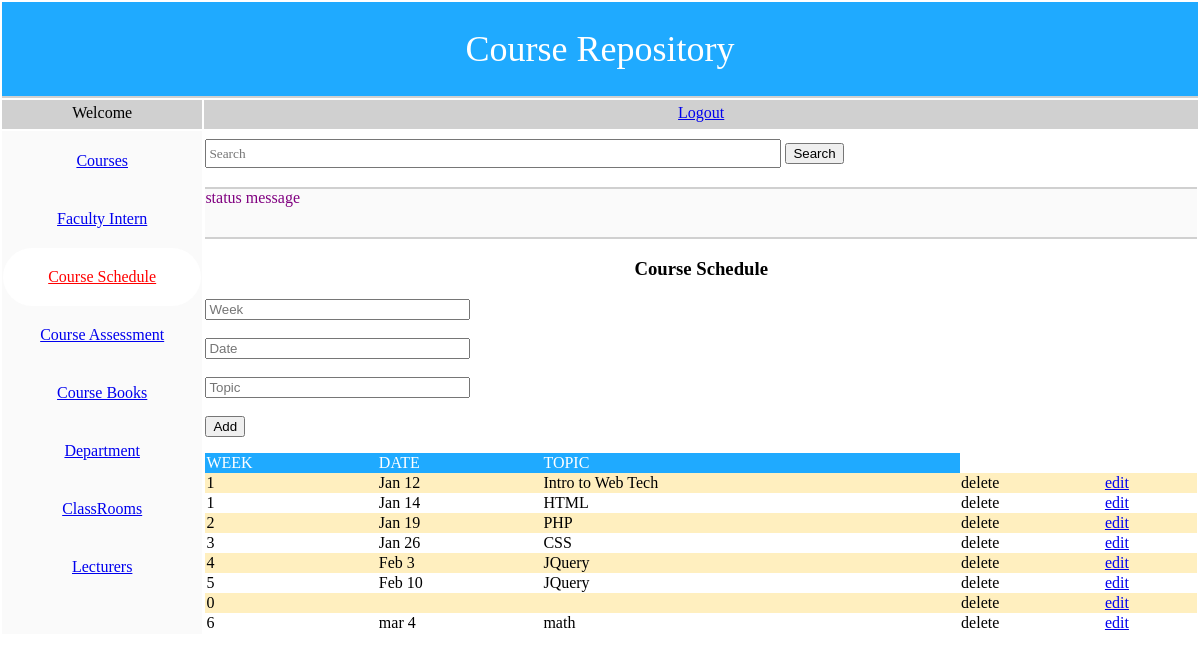
The page /manageschedule.php on the database its author committed.
### tables this page shows
CREATE TABLE IF NOT EXISTS `schedule` (
`schedule_id` int(11) NOT NULL,
  `course_id` int(11) NOT NULL,
  `week` int(11) NOT NULL,
  `date` varchar(250) NOT NULL,
  `topic` varchar(1024) NOT NULL
);

### schedule.php (called while the page is built, shortened)
<?php
include_once("adb.php");
class schedule extends adb
{
	function get_schedule() {
		$str_query = "select * from schedule";
		if(!$this->query($str_query)) {
			return false;
		}
		return $this->fetch();;
	}
}
?>

### adb.php (called while the page is built, shortened)
<?php
class adb {
    var $link;
    var $result;
    function connect() {
        $this->link = mysql_connect(DB_HOST , DB_USER, DB_PWORD);
        return true;
    }
    function fetch() {
        return mysql_fetch_assoc($this->result);
    }
    function query($str_sql) {
        $this->result = mysql_query($str_sql,$this->link);
        return true;
    }
}
?>

### manageschedule.php (the view, shortened to what this page needs)
<?php
	$username = $_SESSION['user'];
?>
<html>
	<head>
		<link rel="stylesheet" href="css/style.css">
	</head>
	<body>
		<table id= "tableBody" width="100%">
			<tr>
				<td colspan="2" id="pageheader">
					Course Repository
				</td>
			</tr>
				<tr>
                <td id = "pageheaderI"><?php echo "Welcome $username";?></td>
				<td id = "pageheaderI"><a href = "logout.php">Logout</a></td>
            </tr>
			<tr>
				<td id="mainnav">
				    <div class="menuitem">
                    <a href='viewcourse.php' >Courses</a>
                    </div>
					  <div class="menuitem"  >
                    <a href='assistantview.php'>Faculty Intern</a>
                    </div>
					 <div class="menuitem" style = "background-color: ffffff; border-radius: 1000px;">
                    <a href='manageschedule.php'  style = "color:red">Course Schedule</a>
                    </div>
					 <div class="menuitem">
                    <a href='displayassess.php'>Course Assessment</a>
                    </div>
					 <div class="menuitem">
                    <a href='books2.php'>Course Books</a>
                    </div>
					<div class="menuitem">
                    <a href='department1.php'>Department</a>
                    </div>
                    <div class="menuitem">
                    <a href='display.php'>ClassRooms</a>
                    </div>
                    <div class="menuitem">
                    <a href='viewlecturers.php'>Lecturers</a>
                    </div>
                    </td>
				<td id="content">
					<div id="divPageMenu">
					<form method="POST" action="search.php">
						<input type="text" id="txtSearch" name = "txt" placeholder = "Search"/>
						<a href ="search.php"><input type="submit" value = "Search"></a>
						</form>
					</div>
					<div id="divStatus" class="status">
						status message
					</div>
					<div id="divContent1">
						<h3 style ="text-align:center">Course Schedule</h3>
								<form method="POST" action="manageschedule.php">
			<input type="text" name="wk" size="30" placeholder = "Week"><br><br>
			<input type="text" name="dt" size="30" placeholder = "Date"><br><br>
			<input type="text" name="tp" size="30" placeholder = "Topic"><br><br>
			<input type="submit" value="Add">
			</form>
						<?php
				include("schedule.php");
				$obj = new schedule();
				$row = $obj->get_schedule();
				echo "<table id='tableExample' class='reportTable' width='100%'>";
				echo "<tr class='header'>
								<td>Week</td>
								<td>Date</td>
								<td>Topic</td>
							</tr>";
				$count = 0;
				while($row){
					if ($count%2==0){
						$rownum = 'row1';
					}else{
						$rownum = 'row2';
					}
					echo "<tr class= '$rownum'><td>{$row['week']}</td><td>{$row['date']}</td>";
					echo "<td>{$row['topic']}</td>";
					echo "<td onclick= 'deleteSched({$row['schedule_id']})'>delete</td>";
					echo "<td><a href='editschedule.php?id={$row['schedule_id']}'>edit</a></td></tr>";
					$row = $obj->fetch();
					$count++;
				}
				echo "</table>";
		?>
					</div>
	</body>
</html>

### css/style.css (style rules this page uses)
body { margin: 0px; }
.status { background-color:#fafafa; color: purple; border-bottom: solid 2px #d0d0d0; font-weight: solid; }
#mainnav .menuitem { color:black; cursor:hand; padding: 20px; }
#pageheader { height: 1in; background-color: 1faaff; font-size: 36px; color: ffffff; text-align: center; border-bottom: solid 2px #d0d0d0; }
#pageheaderI { height: 0.3in; background-color: #d0d0d0; font-size: 16px; color: 000000; text-align: center; border-bottom: solid 2px #d0d0d0; }
#mainnav { text-align: center; width:2in; vertical-align:top; background-color:#fafafa; }
#content { width:10in; vertical-align:top; background-color:#ffffff; }
#divPageMenu { height:0.5in; border-bottom: solid 2px #d0d0d0; padding-top: 0.2cm; }
#divStatus { height:0.5in; }
.reportTable { border:1px; border-collapse:collapse; }
.reportTable .header { background-color: #1faaff; text-transform: uppercase; color: White; }
.reportTable .row1 { background-color: #FFEFBF; }
.reportTable .row2 { background-color:White; }
#txtSearch { height: 0.3in; width: 6in; font-family: cursive; }

### rows shown on the page
schedule: week "1", date "Jan 12", topic "Intro to Web Tech"
schedule: week "1", date "Jan 14", topic "HTML"
schedule: week "2", date "Jan 19", topic "PHP"
schedule: week "3", date "Jan 26", topic "CSS"
schedule: week "4", date "Feb 3", topic "JQuery"
schedule: week "5", date "Feb 10", topic "JQuery"
schedule: week "0"
schedule: week "6", date "mar 4", topic "math"
